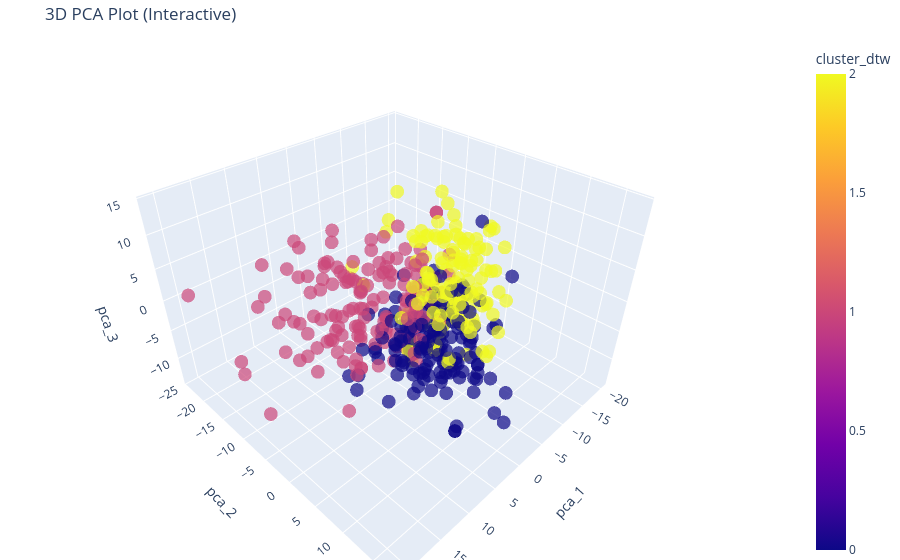

This figure's notebook cell:
### Code cell
import plotly.express as px

fig = px.scatter_3d(
    df_analysis, 
    x='pca_1', y='pca_2', 
    z='pca_3',
    color='cluster_dtw',
    title='3D PCA Plot (Interactive)',
    opacity=0.7,
    size_max=5
)

# Update layout for a cleaner look
fig.update_layout(margin=dict(l=0, r=0, b=0, t=40))
fig.show()

### Figure 1 — Plotly figure (JSON) as saved in the notebook; plotly's stock layout.template omitted (floating-point values rounded to 4 significant figures; data arrays with more than 128 entries replaced by an {"elided": "..."} marker saying what was removed)
{"data": [{"hovertemplate": "pca_1=%{x}<br>pca_2=%{y}<br>pca_3=%{z}<br>cluster_dtw=%{marker.color}<extra></extra>", "legendgroup": "", "marker": {"color": {"elided": "443 int values"}, "coloraxis": "coloraxis", "opacity": 0.7, "symbol": "circle"}, "mode": "markers", "name": "", "scene": "scene", "showlegend": false, "type": "scatter3d", "x": {"elided": "443 float values"}, "y": {"elided": "443 float values"}, "z": {"elided": "443 float values"}}], "layout": {"coloraxis": {"colorbar": {"title": {"text": "cluster_dtw"}}, "colorscale": [[0, "#0d0887"], [0.1111, "#46039f"], [0.2222, "#7201a8"], [0.3333, "#9c179e"], [0.4444, "#bd3786"], [0.5556, "#d8576b"], [0.6667, "#ed7953"], [0.7778, "#fb9f3a"], [0.8889, "#fdca26"], [1, "#f0f921"]]}, "legend": {"tracegroupgap": 0}, "margin": {"b": 0, "l": 0, "r": 0, "t": 40}, "scene": {"domain": {"x": [0, 1], "y": [0, 1]}, "xaxis": {"title": {"text": "pca_1"}}, "yaxis": {"title": {"text": "pca_2"}}, "zaxis": {"title": {"text": "pca_3"}}}, "title": {"text": "3D PCA Plot (Interactive)"}}}
